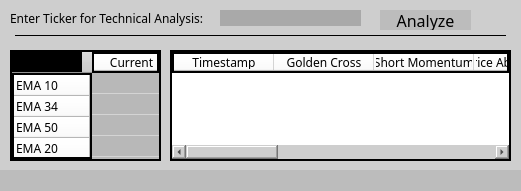
    <widget class="QFrame" name="analyzerFrame">
     <property name="geometry">
      <rect>
       <x>480</x>
       <y>440</y>
       <width>521</width>
       <height>191</height>
      </rect>
     </property>
     <property name="styleSheet">
      <string notr="true">background-color:#CECECE;
border:none</string>
     </property>
     <property name="frameShape">
      <enum>QFrame::StyledPanel</enum>
     </property>
     <property name="frameShadow">
      <enum>QFrame::Raised</enum>
     </property>
     <widget class="QFrame" name="analyzerFooter">
      <property name="geometry">
       <rect>
        <x>0</x>
        <y>170</y>
        <width>521</width>
        <height>21</height>
       </rect>
      </property>
      <property name="styleSheet">
       <string notr="true">background-color:#BCBCBC</string>
      </property>
      <property name="frameShape">
       <enum>QFrame::StyledPanel</enum>
      </property>
      <property name="frameShadow">
       <enum>QFrame::Raised</enum>
      </property>
     </widget>
     <widget class="QLineEdit" name="txtTickerAnalyzer">
      <property name="geometry">
       <rect>
        <x>220</x>
        <y>10</y>
        <width>141</width>
        <height>16</height>
       </rect>
      </property>
      <property name="font">
       <font>
        <family>Futura</family>
        <pointsize>10</pointsize>
       </font>
      </property>
      <property name="styleSheet">
       <string notr="true">background-color:#A9A9A9; 
color: black;
</string>
      </property>
      <property name="text">
       <string/>
      </property>
     </widget>
     <widget class="QLabel" name="lblEnterTicker">
      <property name="geometry">
       <rect>
        <x>10</x>
        <y>10</y>
        <width>211</width>
        <height>16</height>
       </rect>
      </property>
      <property name="font">
       <font>
        <family>Futura</family>
       </font>
      </property>
      <property name="styleSheet">
       <string notr="true">color: black;</string>
      </property>
      <property name="text">
       <string>Enter Ticker for Technical Analysis:</string>
      </property>
     </widget>
     <widget class="Line" name="lineUnderTickerTextbox">
      <property name="geometry">
       <rect>
        <x>15</x>
        <y>35</y>
        <width>491</width>
        <height>1</height>
       </rect>
      </property>
      <property name="styleSheet">
       <string notr="true">background-color: Black;
min-height: 1px;
max-height:1px;</string>
      </property>
      <property name="orientation">
       <enum>Qt::Horizontal</enum>
      </property>
     </widget>
     <widget class="QTableWidget" name="tblIndicators">
      <property name="enabled">
       <bool>true</bool>
      </property>
      <property name="geometry">
       <rect>
        <x>10</x>
        <y>50</y>
        <width>151</width>
        <height>111</height>
       </rect>
      </property>
      <property name="styleSheet">
       <string notr="true">background-color:white;
border:2px solid black;
color: Black;</string>
      </property>
      <property name="verticalScrollBarPolicy">
       <enum>Qt::ScrollBarAlwaysOff</enum>
      </property>
      <property name="horizontalScrollBarPolicy">
       <enum>Qt::ScrollBarAlwaysOff</enum>
      </property>
      <property name="sizeAdjustPolicy">
       <enum>QAbstractScrollArea::AdjustIgnored</enum>
      </property>
      <property name="editTriggers">
       <set>QAbstractItemView::NoEditTriggers</set>
      </property>
      <attribute name="horizontalHeaderDefaultSectionSize">
       <number>75</number>
      </attribute>
      <attribute name="verticalHeaderDefaultSectionSize">
       <number>17</number>
      </attribute>
      <attribute name="verticalHeaderHighlightSections">
       <bool>true</bool>
      </attribute>
      <attribute name="verticalHeaderMinimumSectionSize">
       <number>21</number>
      </attribute>
      <row>
       <property name="text">
        <string>EMA 10</string>
       </property>
       <property name="font">
        <font>
         <family>Futura</family>
         <pointsize>9</pointsize>
        </font>
       </property>
       <property name="foreground">
        <brush brushstyle="SolidPattern">
         <color alpha="255">
          <red>0</red>
          <green>0</green>
          <blue>0</blue>
         </color>
        </brush>
       </property>
      </row>
      <row>
       <property name="text">
        <string>EMA 34</string>
       </property>
       <property name="font">
        <font>
         <family>Futura</family>
         <pointsize>9</pointsize>
         <italic>false</italic>
        </font>
       </property>
       <property name="foreground">
        <brush brushstyle="SolidPattern">
         <color alpha="255">
          <red>0</red>
          <green>0</green>
          <blue>0</blue>
         </color>
        </brush>
       </property>
      </row>
      <row>
       <property name="text">
        <string>EMA 50</string>
       </property>
       <property name="font">
        <font>
         <family>Futura</family>
         <pointsize>9</pointsize>
        </font>
       </property>
       <property name="foreground">
        <brush brushstyle="SolidPattern">
         <color alpha="255">
          <red>0</red>
          <green>0</green>
          <blue>0</blue>
         </color>
        </brush>
       </property>
      </row>
      <row>
       <property name="text">
        <string>EMA 20</string>
       </property>
       <property name="font">
        <font>
         <family>Futura</family>
         <pointsize>9</pointsize>
        </font>
       </property>
       <property name="foreground">
        <brush brushstyle="SolidPattern">
         <color alpha="255">
          <red>0</red>
          <green>0</green>
          <blue>0</blue>
         </color>
        </brush>
       </property>
      </row>
      <row>
       <property name="text">
        <string>SMA 50</string>
       </property>
       <property name="font">
        <font>
         <family>Futura</family>
         <pointsize>9</pointsize>
        </font>
       </property>
       <property name="foreground">
        <brush brushstyle="SolidPattern">
         <color alpha="255">
          <red>0</red>
          <green>0</green>
          <blue>0</blue>
         </color>
        </brush>
       </property>
      </row>
      <row>
       <property name="text">
        <string>SMA 100</string>
       </property>
       <property name="font">
        <font>
         <family>Futura</family>
         <pointsize>9</pointsize>
        </font>
       </property>
       <property name="foreground">
        <brush brushstyle="SolidPattern">
         <color alpha="255">
          <red>0</red>
          <green>0</green>
          <blue>0</blue>
         </color>
        </brush>
       </property>
      </row>
      <row>
       <property name="text">
        <string>SMA 200</string>
       </property>
       <property name="font">
        <font>
         <family>Futura</family>
         <pointsize>9</pointsize>
        </font>
       </property>
       <property name="foreground">
        <brush brushstyle="SolidPattern">
         <color alpha="255">
          <red>0</red>
          <green>0</green>
          <blue>0</blue>
         </color>
        </brush>
       </property>
      </row>
      <row>
       <property name="text">
        <string>ADX</string>
       </property>
       <property name="font">
        <font>
         <family>Futura</family>
         <pointsize>9</pointsize>
        </font>
       </property>
       <property name="foreground">
        <brush brushstyle="SolidPattern">
         <color alpha="255">
          <red>0</red>
          <green>0</green>
          <blue>0</blue>
         </color>
        </brush>
       </property>
      </row>
      <row>
       <property name="text">
        <string>RSI</string>
       </property>
       <property name="font">
        <font>
         <family>Futura</family>
         <pointsize>9</pointsize>
        </font>
       </property>
       <property name="foreground">
        <brush brushstyle="SolidPattern">
         <color alpha="255">
          <red>0</red>
          <green>0</green>
          <blue>0</blue>
         </color>
        </brush>
       </property>
      </row>
      <row>
       <property name="text">
        <string>Volume SMA</string>
       </property>
       <property name="font">
        <font>
         <family>Futura</family>
         <pointsize>9</pointsize>
        </font>
       </property>
       <property name="foreground">
        <brush brushstyle="SolidPattern">
         <color alpha="255">
          <red>0</red>
          <green>0</green>
          <blue>0</blue>
         </color>
        </brush>
       </property>
      </row>
      <column>
       <property name="text">
        <string>Current</string>
       </property>
       <property name="font">
        <font>
         <family>Futura</family>
         <pointsize>9</pointsize>
        </font>
       </property>
       <property name="foreground">
        <brush brushstyle="SolidPattern">
         <color alpha="255">
          <red>0</red>
          <green>0</green>
          <blue>0</blue>
         </color>
        </brush>
       </property>
      </column>
      <item row="0" column="0">
       <property name="text">
        <string/>
       </property>
       <property name="font">
        <font>
         <pointsize>9</pointsize>
        </font>
       </property>
       <property name="background">
        <brush brushstyle="SolidPattern">
         <color alpha="71">
          <red>0</red>
          <green>0</green>
          <blue>0</blue>
         </color>
        </brush>
       </property>
      </item>
      <item row="1" column="0">
       <property name="text">
        <string/>
       </property>
       <property name="font">
        <font>
         <family>Futura</family>
         <pointsize>9</pointsize>
        </font>
       </property>
       <property name="background">
        <brush brushstyle="SolidPattern">
         <color alpha="71">
          <red>0</red>
          <green>0</green>
          <blue>0</blue>
         </color>
        </brush>
       </property>
      </item>
      <item row="2" column="0">
       <property name="text">
        <string/>
       </property>
       <property name="font">
        <font>
         <family>Futura</family>
         <pointsize>9</pointsize>
        </font>
       </property>
       <property name="background">
        <brush brushstyle="SolidPattern">
         <color alpha="71">
          <red>0</red>
          <green>0</green>
          <blue>0</blue>
         </color>
        </brush>
       </property>
      </item>
      <item row="3" column="0">
       <property name="text">
        <string/>
       </property>
       <property name="font">
        <font>
         <family>Futura</family>
         <pointsize>9</pointsize>
        </font>
       </property>
       <property name="background">
        <brush brushstyle="SolidPattern">
         <color alpha="71">
          <red>0</red>
          <green>0</green>
          <blue>0</blue>
         </color>
        </brush>
       </property>
      </item>
      <item row="4" column="0">
       <property name="text">
        <string/>
       </property>
       <property name="font">
        <font>
         <family>Futura</family>
         <pointsize>9</pointsize>
        </font>
       </property>
       <property name="background">
        <brush brushstyle="SolidPattern">
         <color alpha="71">
          <red>0</red>
          <green>0</green>
          <blue>0</blue>
         </color>
        </brush>
       </property>
      </item>
      <item row="5" column="0">
       <property name="text">
        <string/>
       </property>
       <property name="font">
        <font>
         <family>Futura</family>
         <pointsize>9</pointsize>
        </font>
       </property>
       <property name="background">
        <brush brushstyle="SolidPattern">
         <color alpha="71">
          <red>0</red>
          <green>0</green>
          <blue>0</blue>
         </color>
        </brush>
       </property>
      </item>
      <item row="6" column="0">
       <property name="text">
        <string/>
       </property>
       <property name="font">
        <font>
         <family>Futura</family>
         <pointsize>9</pointsize>
        </font>
       </property>
       <property name="background">
        <brush brushstyle="SolidPattern">
         <color alpha="71">
          <red>0</red>
          <green>0</green>
          <blue>0</blue>
         </color>
        </brush>
       </property>
      </item>
      <item row="7" column="0">
       <property name="text">
        <string/>
       </property>
       <property name="font">
        <font>
         <family>Futura</family>
         <pointsize>9</pointsize>
        </font>
       </property>
       <property name="background">
        <brush brushstyle="SolidPattern">
         <color alpha="71">
          <red>0</red>
          <green>0</green>
          <blue>0</blue>
         </color>
        </brush>
       </property>
      </item>
      <item row="8" column="0">
       <property name="text">
        <string/>
       </property>
       <property name="font">
        <font>
         <family>Futura</family>
         <pointsize>9</pointsize>
        </font>
       </property>
       <property name="background">
        <brush brushstyle="SolidPattern">
         <color alpha="71">
          <red>0</red>
          <green>0</green>
          <blue>0</blue>
         </color>
        </brush>
       </property>
      </item>
      <item row="9" column="0">
       <property name="text">
        <string/>
       </property>
       <property name="background">
        <brush brushstyle="SolidPattern">
         <color alpha="71">
          <red>0</red>
          <green>0</green>
          <blue>0</blue>
         </color>
        </brush>
       </property>
       <property name="foreground">
        <brush brushstyle="NoBrush">
         <color alpha="255">
          <red>0</red>
          <green>0</green>
          <blue>0</blue>
         </color>
        </brush>
       </property>
      </item>
     </widget>
     <widget class="QLabel" name="lblBlackTableCover">
      <property name="geometry">
       <rect>
        <x>10</x>
        <y>51</y>
        <width>72</width>
        <height>21</height>
       </rect>
      </property>
      <property name="styleSheet">
       <string notr="true">background-color:black</string>
      </property>
      <property name="text">
       <string/>
      </property>
     </widget>
     <widget class="QTableWidget" name="tblTechnicalAnalysis">
      <property name="enabled">
       <bool>true</bool>
      </property>
      <property name="geometry">
       <rect>
        <x>170</x>
        <y>50</y>
        <width>341</width>
        <height>111</height>
       </rect>
      </property>
      <property name="font">
       <font>
        <family>Futura</family>
        <pointsize>9</pointsize>
        <italic>true</italic>
       </font>
      </property>
      <property name="styleSheet">
       <string notr="true">background-color:white;
border:2px solid black;
color: Black;</string>
      </property>
      <property name="verticalScrollBarPolicy">
       <enum>Qt::ScrollBarAlwaysOff</enum>
      </property>
      <property name="horizontalScrollBarPolicy">
       <enum>Qt::ScrollBarAlwaysOn</enum>
      </property>
      <property name="sizeAdjustPolicy">
       <enum>QAbstractScrollArea::AdjustIgnored</enum>
      </property>
      <property name="editTriggers">
       <set>QAbstractItemView::NoEditTriggers</set>
      </property>
      <attribute name="horizontalHeaderDefaultSectionSize">
       <number>100</number>
      </attribute>
      <attribute name="verticalHeaderDefaultSectionSize">
       <number>17</number>
      </attribute>
      <attribute name="verticalHeaderHighlightSections">
       <bool>true</bool>
      </attribute>
      <attribute name="verticalHeaderMinimumSectionSize">
       <number>21</number>
      </attribute>
      <column>
       <property name="text">
        <string>Timestamp</string>
       </property>
       <property name="font">
        <font>
         <family>Futura</family>
         <pointsize>9</pointsize>
        </font>
       </property>
       <property name="foreground">
        <brush brushstyle="SolidPattern">
         <color alpha="255">
          <red>0</red>
          <green>0</green>
          <blue>0</blue>
         </color>
        </brush>
       </property>
      </column>
      <column>
       <property name="text">
        <string>Golden Cross</string>
       </property>
       <property name="font">
        <font>
         <family>Futura</family>
         <pointsize>9</pointsize>
        </font>
       </property>
       <property name="foreground">
        <brush brushstyle="SolidPattern">
         <color alpha="255">
          <red>0</red>
          <green>0</green>
          <blue>0</blue>
         </color>
        </brush>
       </property>
      </column>
      <column>
       <property name="text">
        <string>Short Momentum</string>
       </property>
       <property name="font">
        <font>
         <family>Futura</family>
         <pointsize>9</pointsize>
        </font>
       </property>
       <property name="foreground">
        <brush brushstyle="SolidPattern">
         <color alpha="255">
          <red>0</red>
          <green>0</green>
          <blue>0</blue>
         </color>
        </brush>
       </property>
      </column>
      <column>
       <property name="text">
        <string>Price Above 200 EMA</string>
       </property>
       <property name="font">
        <font>
         <family>Futura</family>
         <pointsize>9</pointsize>
        </font>
       </property>
       <property name="foreground">
        <brush brushstyle="SolidPattern">
         <color alpha="255">
          <red>0</red>
          <green>0</green>
          <blue>0</blue>
         </color>
        </brush>
       </property>
      </column>
      <column>
       <property name="text">
        <string>RSI Strong</string>
       </property>
       <property name="font">
        <font>
         <family>Futura</family>
         <pointsize>9</pointsize>
         <italic>false</italic>
        </font>
       </property>
       <property name="foreground">
        <brush brushstyle="SolidPattern">
         <color alpha="255">
          <red>0</red>
          <green>0</green>
          <blue>0</blue>
         </color>
        </brush>
       </property>
      </column>
      <column>
       <property name="text">
        <string>RSI Overbought</string>
       </property>
       <property name="font">
        <font>
         <family>Futura</family>
         <pointsize>9</pointsize>
        </font>
       </property>
       <property name="foreground">
        <brush brushstyle="SolidPattern">
         <color alpha="255">
          <red>0</red>
          <green>0</green>
          <blue>0</blue>
         </color>
        </brush>
       </property>
      </column>
      <column>
       <property name="text">
        <string>ADX Strong</string>
       </property>
       <property name="font">
        <font>
         <family>Futura</family>
         <pointsize>9</pointsize>
        </font>
       </property>
       <property name="foreground">
        <brush brushstyle="SolidPattern">
         <color alpha="255">
          <red>0</red>
          <green>0</green>
          <blue>0</blue>
         </color>
        </brush>
       </property>
      </column>
      <column>
       <property name="text">
        <string>Pullback Opportunity</string>
       </property>
       <property name="font">
        <font>
         <family>Futura</family>
         <pointsize>9</pointsize>
        </font>
       </property>
       <property name="foreground">
        <brush brushstyle="SolidPattern">
         <color alpha="255">
          <red>0</red>
          <green>0</green>
          <blue>0</blue>
         </color>
        </brush>
       </property>
      </column>
      <column>
       <property name="text">
        <string>Volume Spike</string>
       </property>
       <property name="font">
        <font>
         <family>Futura</family>
         <pointsize>9</pointsize>
        </font>
       </property>
       <property name="foreground">
        <brush brushstyle="SolidPattern">
         <color alpha="255">
          <red>0</red>
          <green>0</green>
          <blue>0</blue>
         </color>
        </brush>
       </property>
      </column>
      <column>
       <property name="text">
        <string>High Volume</string>
       </property>
       <property name="font">
        <font>
         <family>Futura</family>
         <pointsize>9</pointsize>
        </font>
       </property>
       <property name="foreground">
        <brush brushstyle="SolidPattern">
         <color alpha="255">
          <red>0</red>
          <green>0</green>
          <blue>0</blue>
         </color>
        </brush>
       </property>
      </column>
     </widget>
     <widget class="QPushButton" name="btnAnalyze">
      <property name="geometry">
       <rect>
        <x>380</x>
        <y>10</y>
        <width>91</width>
        <height>20</height>
       </rect>
      </property>
      <property name="font">
       <font>
        <family>Futura</family>
        <pointsize>12</pointsize>
       </font>
      </property>
      <property name="cursor">
       <cursorShape>CrossCursor</cursorShape>
      </property>
      <property name="mouseTracking">
       <bool>false</bool>
      </property>
      <property name="autoFillBackground">
       <bool>false</bool>
      </property>
      <property name="styleSheet">
       <string notr="true">QPushButton {
    color: black;
    background-color: #BCBCBC;
    font-family: 'Futura';
    font-size: 12pt;
    border: none;
}
QPushButton:hover {
    background-color: #A0A0A0;
}
</string>
      </property>
      <property name="text">
       <string>Analyze</string>
      </property>
      <property name="checkable">
       <bool>false</bool>
      </property>
     </widget>
     <zorder>analyzerFooter</zorder>
     <zorder>lblEnterTicker</zorder>
     <zorder>txtTickerAnalyzer</zorder>
     <zorder>lineUnderTickerTextbox</zorder>
     <zorder>tblIndicators</zorder>
     <zorder>lblBlackTableCover</zorder>
     <zorder>tblTechnicalAnalysis</zorder>
     <zorder>btnAnalyze</zorder>
    </widget>
